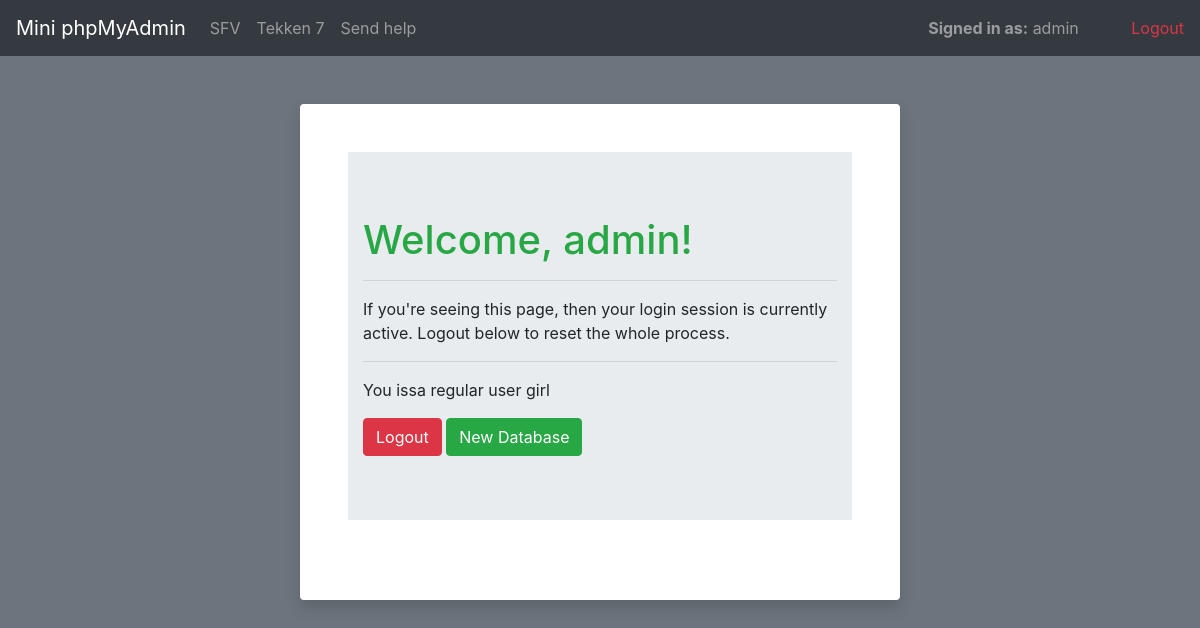
The page /welcome.php (signed in) on the database its author committed.
### tables this page shows
CREATE TABLE `db` (
  `db_ID` int(10) NOT NULL,
  `db_Name` varchar(255) NOT NULL,
  `Author` int(10) NOT NULL
);

### includes/navbarMain.php (the view, shortened to what this page needs)
<nav class="navbar navbar-expand-lg navbar-dark bg-dark text-white">
  <div class="collapse navbar-collapse" id="navbarTogglerDemo01">
    <a class="navbar-brand" href="welcome.php">Mini phpMyAdmin</a>
    <ul class="navbar-nav mr-auto mt-2 mt-lg-0">
    <?php
                $server = "localhost";
                $username = "root";
                $password = "";
                $dbname = "im2";
                $conn = new mysqli($server,$username,$password,$dbname);
                $sql = "SELECT * FROM db";
                $result = $conn->query($sql);
                if($result->num_rows > 0){
                    while($row = $result->fetch_assoc()){
                      echo '
                      <li class="nav-item">
                          <a class="nav-link" href="database.php?db_id='.$row['db_ID'].'">'.$row['db_Name'].'<span class="sr-only"></span></a>
                      </li>
                      ';
                    }
                }else{
                    echo '<li class="nav-item"><a class="nav-link" >No databases yet</a></li>';
                }
    ?>
    </ul>
    <span class="navbar-text">
      <b>Signed in as:</b> <?php echo $_SESSION['Succeed']['username']; ?>
      <a href="?logout=true" class="text-danger ml-5">Logout</a>
    </span>
  </div>
</nav>

### rows shown on the page
db: db_Name "SFV"
db: db_Name "Tekken 7"
db: db_Name "Send help"

### other values the page prints
$_SESSION['Succeed']['username'] "admin"
userType() "regular user"
